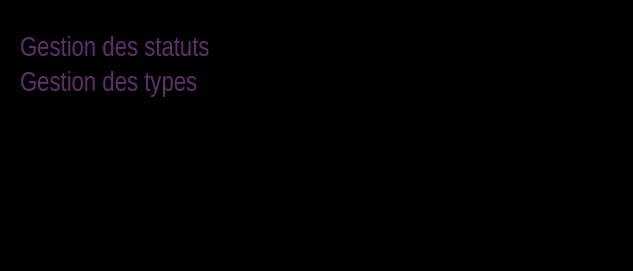
<?xml version="1.0" encoding="UTF-8"?>
<ui version="4.0">
 <class>FidManagement</class>
 <widget class="QWidget" name="FidManagement">
  <property name="geometry">
   <rect>
    <x>0</x>
    <y>0</y>
    <width>633</width>
    <height>271</height>
   </rect>
  </property>
  <property name="palette">
   <palette>
    <active>
     <colorrole role="WindowText">
      <brush brushstyle="SolidPattern">
       <color alpha="255">
        <red>94</red>
        <green>47</green>
        <blue>106</blue>
       </color>
      </brush>
     </colorrole>
     <colorrole role="Base">
      <brush brushstyle="SolidPattern">
       <color alpha="255">
        <red>255</red>
        <green>255</green>
        <blue>255</blue>
       </color>
      </brush>
     </colorrole>
     <colorrole role="Window">
      <brush brushstyle="SolidPattern">
       <color alpha="255">
        <red>0</red>
        <green>0</green>
        <blue>0</blue>
       </color>
      </brush>
     </colorrole>
     <colorrole role="Link">
      <brush brushstyle="SolidPattern">
       <color alpha="255">
        <red>94</red>
        <green>47</green>
        <blue>106</blue>
       </color>
      </brush>
     </colorrole>
     <colorrole role="LinkVisited">
      <brush brushstyle="SolidPattern">
       <color alpha="255">
        <red>94</red>
        <green>47</green>
        <blue>106</blue>
       </color>
      </brush>
     </colorrole>
    </active>
    <inactive>
     <colorrole role="WindowText">
      <brush brushstyle="SolidPattern">
       <color alpha="255">
        <red>94</red>
        <green>47</green>
        <blue>106</blue>
       </color>
      </brush>
     </colorrole>
     <colorrole role="Base">
      <brush brushstyle="SolidPattern">
       <color alpha="255">
        <red>255</red>
        <green>255</green>
        <blue>255</blue>
       </color>
      </brush>
     </colorrole>
     <colorrole role="Window">
      <brush brushstyle="SolidPattern">
       <color alpha="255">
        <red>0</red>
        <green>0</green>
        <blue>0</blue>
       </color>
      </brush>
     </colorrole>
     <colorrole role="Link">
      <brush brushstyle="SolidPattern">
       <color alpha="255">
        <red>94</red>
        <green>47</green>
        <blue>106</blue>
       </color>
      </brush>
     </colorrole>
     <colorrole role="LinkVisited">
      <brush brushstyle="SolidPattern">
       <color alpha="255">
        <red>94</red>
        <green>47</green>
        <blue>106</blue>
       </color>
      </brush>
     </colorrole>
    </inactive>
    <disabled>
     <colorrole role="WindowText">
      <brush brushstyle="SolidPattern">
       <color alpha="255">
        <red>120</red>
        <green>120</green>
        <blue>120</blue>
       </color>
      </brush>
     </colorrole>
     <colorrole role="Base">
      <brush brushstyle="SolidPattern">
       <color alpha="255">
        <red>0</red>
        <green>0</green>
        <blue>0</blue>
       </color>
      </brush>
     </colorrole>
     <colorrole role="Window">
      <brush brushstyle="SolidPattern">
       <color alpha="255">
        <red>0</red>
        <green>0</green>
        <blue>0</blue>
       </color>
      </brush>
     </colorrole>
     <colorrole role="Link">
      <brush brushstyle="SolidPattern">
       <color alpha="255">
        <red>94</red>
        <green>47</green>
        <blue>106</blue>
       </color>
      </brush>
     </colorrole>
     <colorrole role="LinkVisited">
      <brush brushstyle="SolidPattern">
       <color alpha="255">
        <red>94</red>
        <green>47</green>
        <blue>106</blue>
       </color>
      </brush>
     </colorrole>
    </disabled>
   </palette>
  </property>
  <property name="windowTitle">
   <string>Administration de la Fidélisation</string>
  </property>
  <property name="windowIcon">
   <iconset resource="pokersphere.qrc">
    <normaloff>:/img/Resources/sphere.ico</normaloff>:/img/Resources/sphere.ico</iconset>
  </property>
  <layout class="QHBoxLayout" name="horizontalLayout">
   <item>
    <layout class="QVBoxLayout" name="vLayout">
     <property name="leftMargin">
      <number>9</number>
     </property>
     <property name="topMargin">
      <number>25</number>
     </property>
     <item>
      <widget class="QLabel" name="manageRankLabel">
       <property name="font">
        <font>
         <family>Arial Narrow</family>
         <pointsize>20</pointsize>
        </font>
       </property>
       <property name="text">
        <string>&lt;a href=&quot;a&quot; style=&quot;text-decoration:none;&quot;&gt;&lt;font color=&quot;#5E2F6A&quot;&gt;Gestion des statuts&lt;/font&gt;&lt;/a&gt;</string>
       </property>
       <property name="margin">
        <number>3</number>
       </property>
      </widget>
     </item>
     <item>
      <widget class="QLabel" name="manageTypesLabel">
       <property name="font">
        <font>
         <family>Arial Narrow</family>
         <pointsize>20</pointsize>
        </font>
       </property>
       <property name="text">
        <string>&lt;a href=&quot;a&quot; style=&quot;text-decoration:none;&quot;&gt;&lt;font color=&quot;#5E2F6A&quot;&gt;Gestion des types&lt;/font&gt;&lt;/a&gt;</string>
       </property>
       <property name="margin">
        <number>3</number>
       </property>
      </widget>
     </item>
     <item>
      <spacer name="verticalSpacer">
       <property name="orientation">
        <enum>Qt::Vertical</enum>
       </property>
       <property name="sizeHint" stdset="0">
        <size>
         <width>20</width>
         <height>40</height>
        </size>
       </property>
      </spacer>
     </item>
    </layout>
   </item>
   <item>
    <widget class="QLabel" name="imgLabel">
     <property name="pixmap">
      <pixmap resource="pokersphere.qrc">:/img/Resources/pokerSphere.gif</pixmap>
     </property>
     <property name="alignment">
      <set>Qt::AlignRight|Qt::AlignTop|Qt::AlignTrailing</set>
     </property>
    </widget>
   </item>
  </layout>
 </widget>
 <resources>
  <include location="pokersphere.qrc"/>
 </resources>
 <connections/>
</ui>
